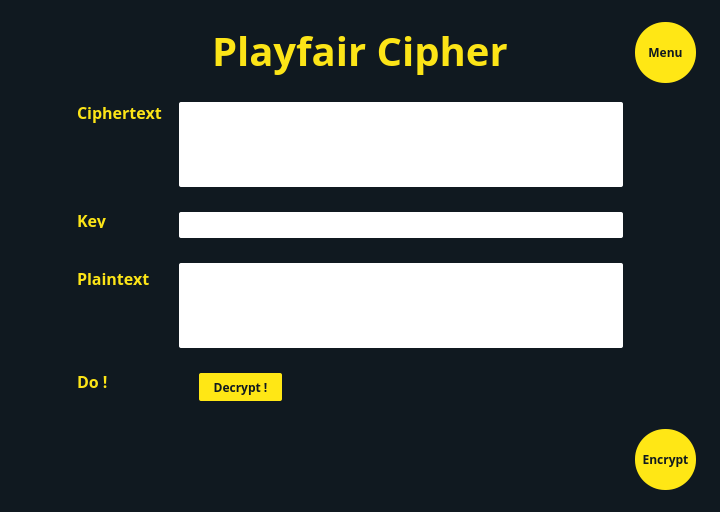
<?xml version="1.0" encoding="UTF-8"?>
<ui version="4.0">
 <class>Dialog</class>
 <widget class="QDialog" name="Dialog">
  <property name="geometry">
   <rect>
    <x>0</x>
    <y>0</y>
    <width>720</width>
    <height>512</height>
   </rect>
  </property>
  <property name="windowTitle">
   <string>Dialog</string>
  </property>
  <widget class="QWidget" name="widget" native="true">
   <property name="geometry">
    <rect>
     <x>0</x>
     <y>0</y>
     <width>720</width>
     <height>512</height>
    </rect>
   </property>
   <property name="styleSheet">
    <string notr="true">QWidget#widget{
background: #101920;}</string>
   </property>
   <widget class="QLabel" name="label">
    <property name="geometry">
     <rect>
      <x>212</x>
      <y>15</y>
      <width>301</width>
      <height>71</height>
     </rect>
    </property>
    <property name="styleSheet">
     <string notr="true">font-family: Open Sans;
font-style: normal;
font-weight: bold;
font-size: 40px;
color: #FCE417;</string>
    </property>
    <property name="text">
     <string>Playfair Cipher</string>
    </property>
   </widget>
   <widget class="QLabel" name="label_3">
    <property name="geometry">
     <rect>
      <x>77</x>
      <y>102</y>
      <width>91</width>
      <height>21</height>
     </rect>
    </property>
    <property name="styleSheet">
     <string notr="true">font-family: Open Sans;
font-style: normal;
font-weight: bold;
font-size: 16px;
/* identical to box height */


color: #FCE417;
</string>
    </property>
    <property name="text">
     <string>Ciphertext</string>
    </property>
   </widget>
   <widget class="QLabel" name="label_4">
    <property name="geometry">
     <rect>
      <x>77</x>
      <y>212</y>
      <width>31</width>
      <height>16</height>
     </rect>
    </property>
    <property name="styleSheet">
     <string notr="true">font-family: Open Sans;
font-style: normal;
font-weight: bold;
font-size: 16px;
/* identical to box height */


color: #FCE417;
</string>
    </property>
    <property name="text">
     <string>Key</string>
    </property>
   </widget>
   <widget class="QLabel" name="label_5">
    <property name="geometry">
     <rect>
      <x>77</x>
      <y>263</y>
      <width>91</width>
      <height>31</height>
     </rect>
    </property>
    <property name="styleSheet">
     <string notr="true">font-family: Open Sans;
font-style: normal;
font-weight: bold;
font-size: 16px;
/* identical to box height */


color: #FCE417;
</string>
    </property>
    <property name="text">
     <string>Plaintext</string>
    </property>
   </widget>
   <widget class="QLabel" name="label_6">
    <property name="geometry">
     <rect>
      <x>77</x>
      <y>373</y>
      <width>31</width>
      <height>16</height>
     </rect>
    </property>
    <property name="styleSheet">
     <string notr="true">font-family: Open Sans;
font-style: normal;
font-weight: bold;
font-size: 16px;
/* identical to box height */


color: #FCE417;
</string>
    </property>
    <property name="text">
     <string>Do !</string>
    </property>
   </widget>
   <widget class="QPushButton" name="menu">
    <property name="geometry">
     <rect>
      <x>635</x>
      <y>22</y>
      <width>61</width>
      <height>61</height>
     </rect>
    </property>
    <property name="styleSheet">
     <string notr="true">background: #FFE715;
border-radius: 30;
font-family: Open Sans;
font-style: normal;
font-weight: 600;
font-size: 12px;
line-height: 33px;

color: #101920;
</string>
    </property>
    <property name="text">
     <string>Menu</string>
    </property>
   </widget>
   <widget class="QPushButton" name="decrypt">
    <property name="geometry">
     <rect>
      <x>199</x>
      <y>373</y>
      <width>83</width>
      <height>28</height>
     </rect>
    </property>
    <property name="styleSheet">
     <string notr="true">background: #FFE715;
border-radius: 2px;
font-family: Open Sans;
font-style: normal;
font-weight: 600;
font-size: 12px;
color: #101920;</string>
    </property>
    <property name="text">
     <string>Decrypt !</string>
    </property>
   </widget>
   <widget class="QTextEdit" name="ciphertext">
    <property name="geometry">
     <rect>
      <x>190</x>
      <y>102</y>
      <width>425</width>
      <height>85</height>
     </rect>
    </property>
    <property name="autoFillBackground">
     <bool>false</bool>
    </property>
    <property name="styleSheet">
     <string notr="true">QWidget#chipertext{
font-family: Open Sans;
font-style: normal;
font-weight: 600;
font-size: 12px;
color: #000000;
}</string>
    </property>
    <property name="frameShape">
     <enum>QFrame::NoFrame</enum>
    </property>
    <property name="lineWidth">
     <number>0</number>
    </property>
    <property name="readOnly">
     <bool>false</bool>
    </property>
    <property name="html">
     <string>&lt;!DOCTYPE HTML PUBLIC &quot;-//W3C//DTD HTML 4.0//EN&quot; &quot;http://www.w3.org/TR/REC-html40/strict.dtd&quot;&gt;
&lt;html&gt;&lt;head&gt;&lt;meta name=&quot;qrichtext&quot; content=&quot;1&quot; /&gt;&lt;style type=&quot;text/css&quot;&gt;
p, li { white-space: pre-wrap; }
&lt;/style&gt;&lt;/head&gt;&lt;body style=&quot; font-family:'MS Shell Dlg 2'; font-size:8.25pt; font-weight:400; font-style:normal;&quot;&gt;
&lt;p style=&quot;-qt-paragraph-type:empty; margin-top:0px; margin-bottom:0px; margin-left:0px; margin-right:0px; -qt-block-indent:0; text-indent:0px; font-size:12px;&quot;&gt;&lt;br /&gt;&lt;/p&gt;&lt;/body&gt;&lt;/html&gt;</string>
    </property>
   </widget>
   <widget class="QLabel" name="label_2">
    <property name="geometry">
     <rect>
      <x>179</x>
      <y>102</y>
      <width>444</width>
      <height>85</height>
     </rect>
    </property>
    <property name="styleSheet">
     <string notr="true">background: #ffffff;
border-radius: 2px;</string>
    </property>
    <property name="text">
     <string/>
    </property>
   </widget>
   <widget class="QPushButton" name="encrypt">
    <property name="geometry">
     <rect>
      <x>635</x>
      <y>429</y>
      <width>61</width>
      <height>61</height>
     </rect>
    </property>
    <property name="styleSheet">
     <string notr="true">background: #FFE715;
border-radius: 30;
font-family: Open Sans;
font-style: normal;
font-weight: 600;
font-size: 12px;
line-height: 33px;

color: #101920;
</string>
    </property>
    <property name="text">
     <string>Encrypt</string>
    </property>
   </widget>
   <widget class="QLabel" name="label_8">
    <property name="geometry">
     <rect>
      <x>179</x>
      <y>263</y>
      <width>444</width>
      <height>85</height>
     </rect>
    </property>
    <property name="styleSheet">
     <string notr="true">background: #ffffff;
border-radius: 2px;</string>
    </property>
    <property name="text">
     <string/>
    </property>
   </widget>
   <widget class="QLabel" name="label_9">
    <property name="geometry">
     <rect>
      <x>179</x>
      <y>212</y>
      <width>444</width>
      <height>26</height>
     </rect>
    </property>
    <property name="styleSheet">
     <string notr="true">background: #ffffff;
border-radius: 2px;</string>
    </property>
    <property name="text">
     <string/>
    </property>
   </widget>
   <widget class="QTextEdit" name="plaintext">
    <property name="geometry">
     <rect>
      <x>190</x>
      <y>263</y>
      <width>425</width>
      <height>85</height>
     </rect>
    </property>
    <property name="autoFillBackground">
     <bool>false</bool>
    </property>
    <property name="styleSheet">
     <string notr="true">QWidget#plaintext{
font-family: Open Sans;
font-style: normal;
font-weight: 600;
font-size: 12px;
color: #000000;
}</string>
    </property>
    <property name="frameShape">
     <enum>QFrame::NoFrame</enum>
    </property>
    <property name="lineWidth">
     <number>0</number>
    </property>
    <property name="readOnly">
     <bool>true</bool>
    </property>
    <property name="html">
     <string>&lt;!DOCTYPE HTML PUBLIC &quot;-//W3C//DTD HTML 4.0//EN&quot; &quot;http://www.w3.org/TR/REC-html40/strict.dtd&quot;&gt;
&lt;html&gt;&lt;head&gt;&lt;meta name=&quot;qrichtext&quot; content=&quot;1&quot; /&gt;&lt;style type=&quot;text/css&quot;&gt;
p, li { white-space: pre-wrap; }
&lt;/style&gt;&lt;/head&gt;&lt;body style=&quot; font-family:'Open Sans'; font-size:12px; font-weight:600; font-style:normal;&quot;&gt;
&lt;p style=&quot;-qt-paragraph-type:empty; margin-top:0px; margin-bottom:0px; margin-left:0px; margin-right:0px; -qt-block-indent:0; text-indent:0px; font-size:8.25pt;&quot;&gt;&lt;br /&gt;&lt;/p&gt;&lt;/body&gt;&lt;/html&gt;</string>
    </property>
   </widget>
   <widget class="QTextEdit" name="key">
    <property name="geometry">
     <rect>
      <x>190</x>
      <y>212</y>
      <width>425</width>
      <height>26</height>
     </rect>
    </property>
    <property name="autoFillBackground">
     <bool>false</bool>
    </property>
    <property name="styleSheet">
     <string notr="true">QWidget#key{
font-family: Open Sans;
font-style: normal;
font-weight: 600;
font-size: 12px;
color: #000000;
}</string>
    </property>
    <property name="frameShape">
     <enum>QFrame::NoFrame</enum>
    </property>
    <property name="lineWidth">
     <number>0</number>
    </property>
    <property name="readOnly">
     <bool>false</bool>
    </property>
    <property name="html">
     <string>&lt;!DOCTYPE HTML PUBLIC &quot;-//W3C//DTD HTML 4.0//EN&quot; &quot;http://www.w3.org/TR/REC-html40/strict.dtd&quot;&gt;
&lt;html&gt;&lt;head&gt;&lt;meta name=&quot;qrichtext&quot; content=&quot;1&quot; /&gt;&lt;style type=&quot;text/css&quot;&gt;
p, li { white-space: pre-wrap; }
&lt;/style&gt;&lt;/head&gt;&lt;body style=&quot; font-family:'Open Sans'; font-size:12px; font-weight:600; font-style:normal;&quot;&gt;
&lt;p style=&quot;-qt-paragraph-type:empty; margin-top:0px; margin-bottom:0px; margin-left:0px; margin-right:0px; -qt-block-indent:0; text-indent:0px; font-family:'MS Shell Dlg 2'; font-size:8.25pt; font-weight:400;&quot;&gt;&lt;br /&gt;&lt;/p&gt;&lt;/body&gt;&lt;/html&gt;</string>
    </property>
   </widget>
   <zorder>label</zorder>
   <zorder>label_3</zorder>
   <zorder>label_4</zorder>
   <zorder>label_5</zorder>
   <zorder>label_6</zorder>
   <zorder>menu</zorder>
   <zorder>decrypt</zorder>
   <zorder>label_2</zorder>
   <zorder>ciphertext</zorder>
   <zorder>encrypt</zorder>
   <zorder>label_8</zorder>
   <zorder>label_9</zorder>
   <zorder>plaintext</zorder>
   <zorder>key</zorder>
  </widget>
 </widget>
 <resources/>
 <connections/>
</ui>
